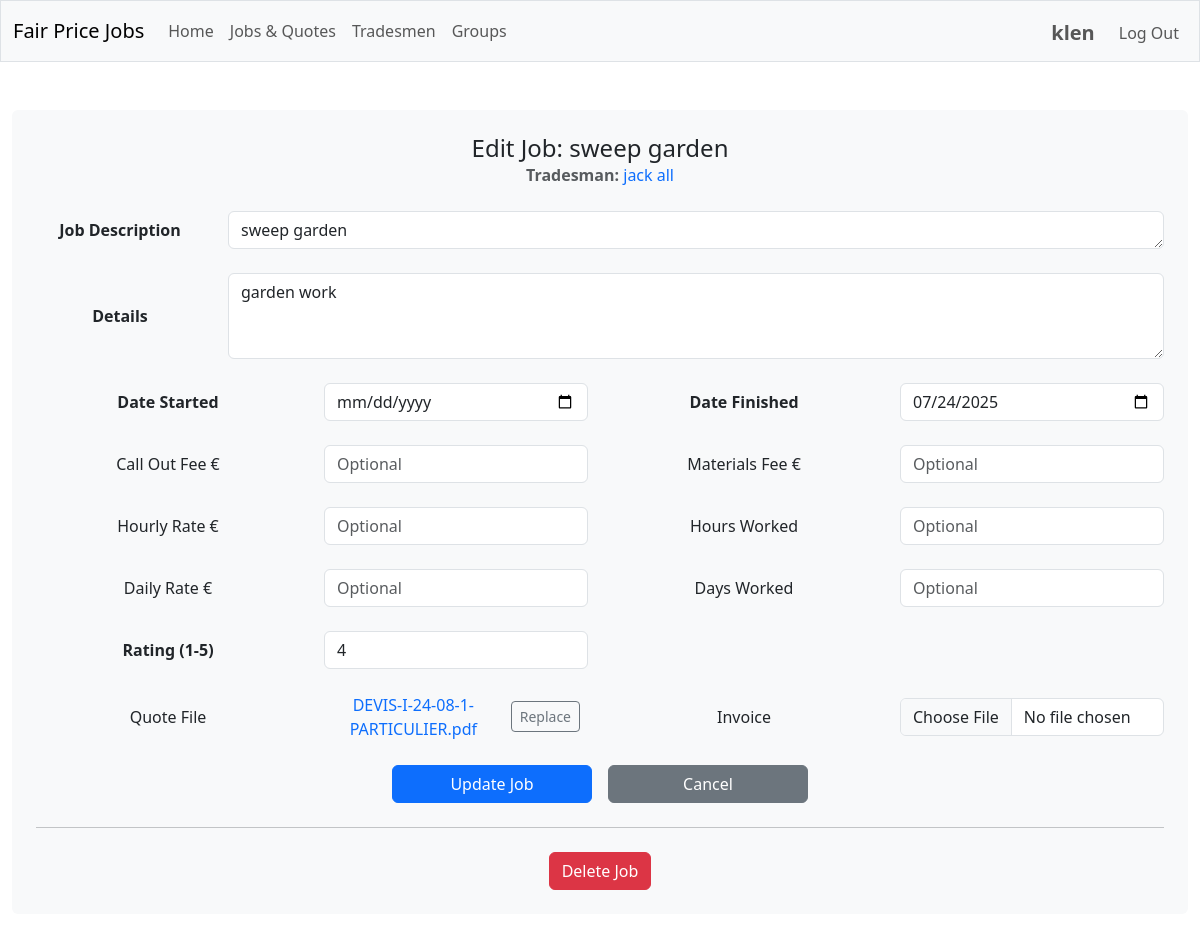
/edit_job/2 (signed in), run on the app's committed database.
### tables this page shows
CREATE TABLE users (
    id INTEGER PRIMARY KEY AUTOINCREMENT,
    username TEXT NOT NULL UNIQUE,
    firstname TEXT NOT NULL,
    lastname TEXT NOT NULL,
    email TEXT NOT NULL UNIQUE,
    postcode TEXT NOT NULL,
    hash TEXT NOT NULL
);

CREATE TABLE jobs (
    id INTEGER PRIMARY KEY AUTOINCREMENT,
    user_id INTEGER NOT NULL,
    tradesman_id INTEGER NOT NULL,
    type TEXT NOT NULL CHECK (type IN ('job', 'quote')) DEFAULT 'job',
    date_started TEXT,
    date_finished TEXT,
    date_requested TEXT,
    date_received TEXT,
    title TEXT NOT NULL,
    description TEXT NOT NULL,
    call_out_fee INTEGER NULL,
    materials_fee INTEGER NULL,
    hourly_rate INTEGER NULL,
    hours_worked REAL NULL,
    hours_estimated REAL NULL,
    daily_rate INTEGER NULL,
    days_worked REAL NULL,
    days_estimated REAL NULL,
    total_cost INTEGER NULL CHECK (total_cost IS NULL OR total_cost >= 0),
    total_quote INTEGER NULL CHECK (total_quote IS NULL OR total_quote >= 0),
    rating INTEGER NULL CHECK (rating IS NULL OR (rating >= 1 AND rating <= 5)),
    status TEXT CHECK (status IN ('pending', 'accepted', 'declined')) DEFAULT 'pending',
    quote_file TEXT NULL,
    job_file TEXT NULL,
    FOREIGN KEY (tradesman_id) REFERENCES tradesmen (id) ON DELETE CASCADE
);

### app/routes/jobs.py (the view, shortened to what this page needs)
@jobs_bp.route('/edit_job/<int:job_id>', methods=['GET', 'POST'])
@login_required
def edit_job(job_id: int) -> Union[str, Response]:
    job = job_service.get_job_by_id(job_id)
    if not job or job['type'] != 'job':
        flash("Job not found.", "error")
        return redirect(url_for("search.search_jobs_quotes"))
    if not job_service.can_user_edit_job(session["user_id"], job_id):
        flash("You don't have permission to edit this job.", "error")
        return redirect(url_for("search.search_jobs_quotes"))
    return render_template("edit_job.html", job=job, can_delete=job_service.can_user_edit_job(session["user_id"], job_id))

### templates/edit_job.html (shortened to what this page needs)
{% extends "layout.html" %}
{% block main %}
<div class="container-fluid p-4 bg-light rounded">
    <div class="row mb-4">
        <div class="col">
            <h4 class="mb-0">
                Edit Job: {{ job.title }}
            </h4>
            <p class="text-muted mb-0">
                <strong>Tradesman:</strong>
                <a href="{{ url_for('tradesmen.view_tradesman', tradesman_id=job.tradesman_id) }}" class="text-decoration-none">
                    {{ job.tradesman_name }}
                </a>
            </p>
        </div>
    </div>
            <form action="{{ url_for('jobs.edit_job', job_id=job.id) }}" method="post" enctype="multipart/form-data">
        <div class="row align-items-center mb-4">
            <label for="title" class="col-sm-2 col-form-label fw-bold">Job Description</label>
            <div class="col-sm-10">
                <div class="input-container">
                    <textarea class="form-control" id="title" name="title" rows="1"
                    placeholder="e.g. Tile bathroom" required>{{ job.title }}</textarea>
                </div>
            </div>
        </div>
        <div class="row align-items-center mb-4">
            <label for="description" class="col-sm-2 col-form-label fw-bold">Details</label>
            <div class="col-sm-10">
                <div class="input-container">
                    <textarea class="form-control" id="description" name="description" rows="3"
                    placeholder="Size of job, complexity, how many people worked on it" required>{{ job.description }}</textarea>
                </div>
            </div>
        </div>
        <div class="row align-items-center mb-4">
            <div class="col-sm-6">
                <div class="row align-items-center">
                    <label for="date_started" class="col-sm-6 col-form-label fw-bold">Date Started</label>
                    <div class="col-sm-6">
                        <div class="input-container-sm">
                            <input type="date" class="form-control" id="date_started" name="date_started"
                                   value="{{ job.date_started if job.date_started else '' }}">
                        </div>
                    </div>
                </div>
            </div>
            <div class="col-sm-6">
                <div class="row align-items-center">
                    <label for="date_finished" class="col-sm-6 col-form-label fw-bold">Date Finished</label>
                    <div class="col-sm-6">
                        <div class="input-container-sm">
                            <input type="date" class="form-control" id="date_finished" name="date_finished"
                                   value="{{ job.date_finished if job.date_finished else '' }}">
                        </div>
                    </div>
                </div>
            </div>
        </div>
        <div class="row align-items-center mb-4">
            <div class="col-sm-6">
                <div class="row align-items-center">
                    <label for="call_out_fee" class="col-sm-6 col-form-label">Call Out Fee €</label>
                    <div class="col-sm-6">
                        <div class="input-container-sm">
                            <input type="number" step="0.01" class="form-control" id="call_out_fee" name="call_out_fee"
                                   placeholder="Optional" value="{{ job.call_out_fee if job.call_out_fee else '' }}">
                        </div>
                    </div>
                </div>
            </div>
            <div class="col-sm-6">
                <div class="row align-items-center">
                    <label for="materials_fee" class="col-sm-6 col-form-label">Materials Fee €</label>
                    <div class="col-sm-6">
                        <div class="input-container-sm">
                            <input type="number" step="0.01" class="form-control" id="materials_fee" name="materials_fee"
                                   placeholder="Optional" value="{{ job.materials_fee if job.materials_fee else '' }}">
                        </div>
                    </div>
                </div>
            </div>
        </div>
        <div class="row align-items-center mb-4">
            <div class="col-sm-6">
                <div class="row align-items-center">
                    <label for="hourly_rate" class="col-sm-6 col-form-label">Hourly Rate €</label>
                    <div class="col-sm-6">
                        <div class="input-container-sm">
                            <input type="number" step="0.01" class="form-control" id="hourly_rate" name="hourly_rate"
                                   placeholder="Optional" value="{{ job.hourly_rate if job.hourly_rate else '' }}">
                        </div>
                    </div>
                </div>
            </div>
            <div class="col-sm-6">
                <div class="row align-items-center">
                    <label for="hours_worked" class="col-sm-6 col-form-label">Hours Worked</label>
                    <div class="col-sm-6">
                        <div class="input-container-sm">
                            <input type="number" step="0.5" class="form-control" id="hours_worked" name="hours_worked"
                                   placeholder="Optional" value="{{ job.hours_worked if job.hours_worked else '' }}">
                        </div>
                    </div>
                </div>
            </div>
        </div>
        <div class="row align-items-center mb-4">
            <div class="col-sm-6">
                <div class="row align-items-center">
                    <label for="daily_rate" class="col-sm-6 col-form-label">Daily Rate €</label>
                    <div class="col-sm-6">
                        <div class="input-container-sm">
                            <input type="number" step="0.01" class="form-control" id="daily_rate" name="daily_rate"
                                   placeholder="Optional" value="{{ job.daily_rate if job.daily_rate else '' }}">
                        </div>
                    </div>
                </div>
            </div>
            <div class="col-sm-6">
                <div class="row align-items-center">
                    <label for="days_worked" class="col-sm-6 col-form-label">Days Worked</label>
                    <div class="col-sm-6">
                        <div class="input-container-sm">
                            <input type="number" step="0.5" class="form-control" id="days_worked" name="days_worked"
                                   placeholder="Optional" value="{{ job.days_worked if job.days_worked else '' }}">
                        </div>
                    </div>
                </div>
            </div>
        </div>
        <div class="row align-items-center mb-4">
            <div class="col-sm-6">
                <div class="row align-items-center">
                    <label for="rating" class="col-sm-6 col-form-label fw-bold">Rating (1-5)</label>
                    <div class="col-sm-6">
                        <div class="input-container-sm">
                            <input type="number" min="1" max="5" class="form-control" id="rating" name="rating"
                                   placeholder="Optional" value="{{ job.rating if job.rating else '' }}">
                        </div>
                    </div>
                </div>
            </div>
        </div>
        <div class="row align-items-center mb-4">
            <div class="col-sm-6">
                <div class="row align-items-center">
                    <label for="quote_file" class="col-sm-6 col-form-label">Quote File</label>
                    <div class="col-sm-6">
                        {% if job.quote_file %}
                            <div class="d-flex align-items-center gap-2">
                                {% set filename_parts = job.quote_file.split('_', 1) %}
                                {% set original_filename = filename_parts[1] if filename_parts|length > 1 else job.quote_file %}
                                <a href="{{ url_for('main.uploaded_file', filename=job.quote_file) }}" target="_blank" class="text-decoration-none">
                                    {{ original_filename }}
                                </a>
                                <div class="file-input-wrapper">
                                    <button type="button" class="btn btn-sm btn-outline-secondary" onclick="document.getElementById('quote_file').click()">
                                         Replace
                                    </button>
                                </div>
                            </div>
                        {% else %}
                            <input type="file" class="form-control" id="quote_file" name="quote_file" accept=".pdf,.doc,.docx,.jpg,.jpeg,.png,.txt">
                        {% endif %}
                    </div>
                </div>
            </div>
            <div class="col-sm-6">
                <div class="row align-items-center">
                    <label for="job_file" class="col-sm-6 col-form-label">Invoice</label>
                    <div class="col-sm-6">
                        {% if job.job_file %}
                            <div class="d-flex align-items-center gap-2">
                                {% set filename_parts = job.job_file.split('_', 1) %}
                                {% set original_filename = filename_parts[1] if filename_parts|length > 1 else job.job_file %}
                                <a href="{{ url_for('main.uploaded_file', filename=job.job_file) }}" target="_blank" class="text-decoration-none">
                                    {{ original_filename }}
                                </a>
                                <div class="file-input-wrapper">
                                    <input type="file" class="form-control" id="job_file" name="job_file" accept=".pdf,.doc,.docx,.jpg,.jpeg,.png,.txt" style="display: none;">
                                    <button type="button" class="btn btn-sm btn-outline-secondary" onclick="document.getElementById('job_file').click()">
                                        <i class="fas fa-upload"></i> Replace
                                    </button>
                                    <span id="job_file_name" class="ms-2 small text-muted"></span>
                                </div>
                            </div>
                        {% else %}
                            <input type="file" class="form-control" id="job_file" name="job_file" accept=".pdf,.doc,.docx,.jpg,.jpeg,.png,.txt">
                        {% endif %}
                    </div>
                </div>
            </div>
        </div>
        <div class="row">
            <div class="col-12">
                <div class="d-flex justify-content-center gap-3">
                    <button type="submit" class="btn btn-primary" style="width: 200px;">Update Job</button>
                    <a href="{{ url_for('jobs.view_job', job_id=job.id) }}" class="btn btn-secondary" style="width: 200px;">Cancel</a>
                </div>
            </div>
        </div>
    </form>
    {% if can_delete %}
    <hr class="my-4">
    <div class="text-center">
        <button type="button" class="btn btn-danger" onclick="confirmDelete()">
             Delete Job
        </button>
    </div>
    {% endif %}
</div>
{% endblock %}

### templates/layout.html (shortened to what this page needs)
<!DOCTYPE html>
<html lang="en">
    <head>
        <link href="https://cdn.jsdelivr.net/npm/bootstrap@5.3.0/dist/css/bootstrap.min.css" rel="stylesheet">
        <link rel="stylesheet" href="{{ url_for('static', filename='css/custom.css') }}">
    </head>
    <body>
        <nav class="navbar navbar-expand-md navbar-light bg-light border">
            <div class="container-fluid">
                <a class="navbar-brand mb-0 align-items-center" href="/">Fair Price Jobs</a>
                <div class="collapse navbar-collapse" id="navbarNav">
                    {% if session.user_id %}
                        <ul class="navbar-nav me-auto mb-2 mb-lg-0">
                            <li class="nav-item">
                                <a class="nav-link" href="{{ url_for('main.index') }}">Home</a>
                            </li>
                            <li class="nav-item">
                                <a class="nav-link" href="{{ url_for('search.search_jobs_quotes') }}">Jobs & Quotes</a>
                            </li>
                            <li class="nav-item">
                                <a class="nav-link" href="{{ url_for('search.search_tradesmen') }}">Tradesmen</a>
                            </li>
                            <li class="nav-item">
                                <a class="nav-link" href="{{ url_for('groups.search_groups') }}">Groups</a>
                            </li>
                        </ul>
                        <ul class="navbar-nav ms-auto mt-1 align-items-center">
                            <li class="nav-item me-3">
                                <a class="nav-link fs-5 fw-bold p-0" href="{{ url_for('profile.user_profile', user_id=session.user_id) }}">{{ session.username }}</a>
                            </li>
                            <li class="nav-item">
                                <a class="nav-link" href="/logout">Log Out</a>
                            </li>
                        </ul>
                    {% endif %}
                </div>
            </div>
        </nav>
        <main class="container-fluid py-5 text-center">
            {% block main %}{% endblock %}
        </main>
    </body>
</html>

### data on the page
users: username "klen"
jobs: title "sweep garden", description "garden work", date_finished "07/24/2025", rating "4"

### other printed values
{{ job.tradesman_name }} "jack all"
{{ original_filename }} "DEVIS-I-24-08-1-PARTICULIER.pdf"
